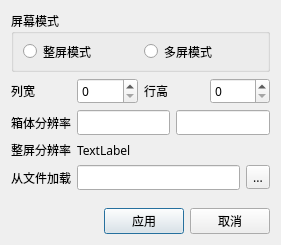
<?xml version="1.0" encoding="UTF-8"?>
<ui version="4.0">
 <class>DeviceFormatDlg</class>
 <widget class="QDialog" name="DeviceFormatDlg">
  <property name="geometry">
   <rect>
    <x>0</x>
    <y>0</y>
    <width>281</width>
    <height>245</height>
   </rect>
  </property>
  <property name="font">
   <font>
    <family>微软雅黑</family>
   </font>
  </property>
  <property name="windowTitle">
   <string>Dialog</string>
  </property>
  <layout class="QVBoxLayout" name="verticalLayout">
   <item>
    <layout class="QGridLayout" name="gridLayout">
     <item row="2" column="0">
      <widget class="QLabel" name="label_3">
       <property name="text">
        <string>箱体分辨率</string>
       </property>
      </widget>
     </item>
     <item row="2" column="1">
      <widget class="QLineEdit" name="lew"/>
     </item>
     <item row="2" column="2">
      <widget class="QLineEdit" name="leh"/>
     </item>
     <item row="3" column="0">
      <widget class="QLabel" name="label_4">
       <property name="text">
        <string>整屏分辨率</string>
       </property>
      </widget>
     </item>
     <item row="3" column="1">
      <widget class="QLabel" name="lblValue">
       <property name="text">
        <string>TextLabel</string>
       </property>
      </widget>
     </item>
     <item row="4" column="0" colspan="3">
      <layout class="QHBoxLayout" name="horizontalLayout_4">
       <item>
        <widget class="QLabel" name="label_6">
         <property name="text">
          <string>从文件加载</string>
         </property>
        </widget>
       </item>
       <item>
        <widget class="QLineEdit" name="lineEdit_3"/>
       </item>
       <item>
        <widget class="QToolButton" name="toolButton">
         <property name="text">
          <string>...</string>
         </property>
        </widget>
       </item>
      </layout>
     </item>
     <item row="0" column="0" colspan="3">
      <widget class="QGroupBox" name="groupBox">
       <property name="minimumSize">
        <size>
         <width>0</width>
         <height>55</height>
        </size>
       </property>
       <property name="title">
        <string>屏幕模式</string>
       </property>
       <layout class="QHBoxLayout" name="horizontalLayout">
        <item>
         <widget class="QRadioButton" name="rbtnFull">
          <property name="text">
           <string>整屏模式</string>
          </property>
         </widget>
        </item>
        <item>
         <widget class="QRadioButton" name="rbtnMulti">
          <property name="text">
           <string>多屏模式</string>
          </property>
         </widget>
        </item>
       </layout>
      </widget>
     </item>
     <item row="1" column="0" colspan="3">
      <layout class="QHBoxLayout" name="horizontalLayout_2">
       <item>
        <widget class="QLabel" name="label">
         <property name="text">
          <string>列宽</string>
         </property>
        </widget>
       </item>
       <item>
        <widget class="QSpinBox" name="sbw"/>
       </item>
       <item>
        <widget class="QLabel" name="label_2">
         <property name="text">
          <string>行高</string>
         </property>
        </widget>
       </item>
       <item>
        <widget class="QSpinBox" name="sbh"/>
       </item>
      </layout>
     </item>
    </layout>
   </item>
   <item>
    <spacer name="verticalSpacer">
     <property name="orientation">
      <enum>Qt::Vertical</enum>
     </property>
     <property name="sizeHint" stdset="0">
      <size>
       <width>20</width>
       <height>19</height>
      </size>
     </property>
    </spacer>
   </item>
   <item>
    <layout class="QHBoxLayout" name="horizontalLayout_3">
     <item>
      <spacer name="horizontalSpacer">
       <property name="orientation">
        <enum>Qt::Horizontal</enum>
       </property>
       <property name="sizeHint" stdset="0">
        <size>
         <width>40</width>
         <height>20</height>
        </size>
       </property>
      </spacer>
     </item>
     <item>
      <widget class="QPushButton" name="btnApply">
       <property name="text">
        <string>应用</string>
       </property>
      </widget>
     </item>
     <item>
      <widget class="QPushButton" name="btnCancel">
       <property name="text">
        <string>取消</string>
       </property>
      </widget>
     </item>
    </layout>
   </item>
  </layout>
 </widget>
 <resources/>
 <connections/>
</ui>
